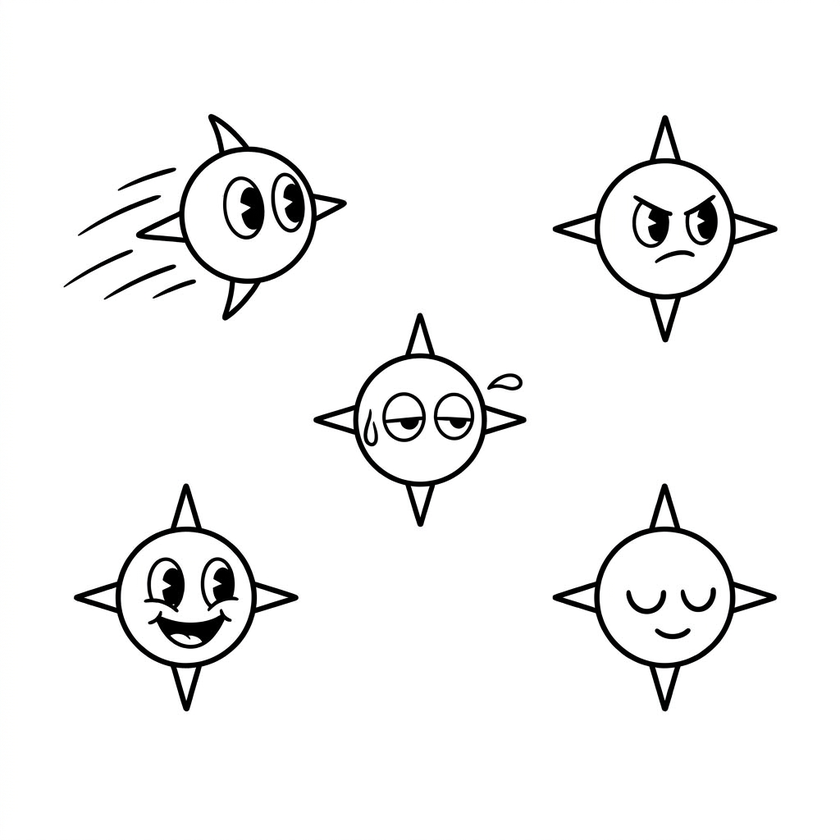
#> input picture dibujos/fotones.png, 840 x 840 px, shrunk from 1024 x 1024 before the run
$ python erase_lines.py ../dibujos/fotones.png ../dibujos/carta.png 5
#> lines starting #> are read from the running program, lines starting #| are printed output that depends on the picture; after the words box and inside, x2 and y2 are one past the last pixel; in counts of white or black regions, pixels touching at a corner belong together
"""Paints out the long horizontal ground lines some sprite sheets draw under each figure, before cutting.

    python web/tools/erase_lines.py <sheet.jpg> <clean.png> [min_run_px]
"""
import sys
import numpy as np
from PIL import Image
src, dst = sys.argv[1], sys.argv[2]
minrun = int(sys.argv[3]) if len(sys.argv) > 3 else 230
a = np.array(Image.open(src).convert("RGB"))
#> a is the input picture: shape (840, 840, 3); mean R, G, B 243.8, 243.8, 243.8
g = a.mean(axis=2)
dark = g < 140
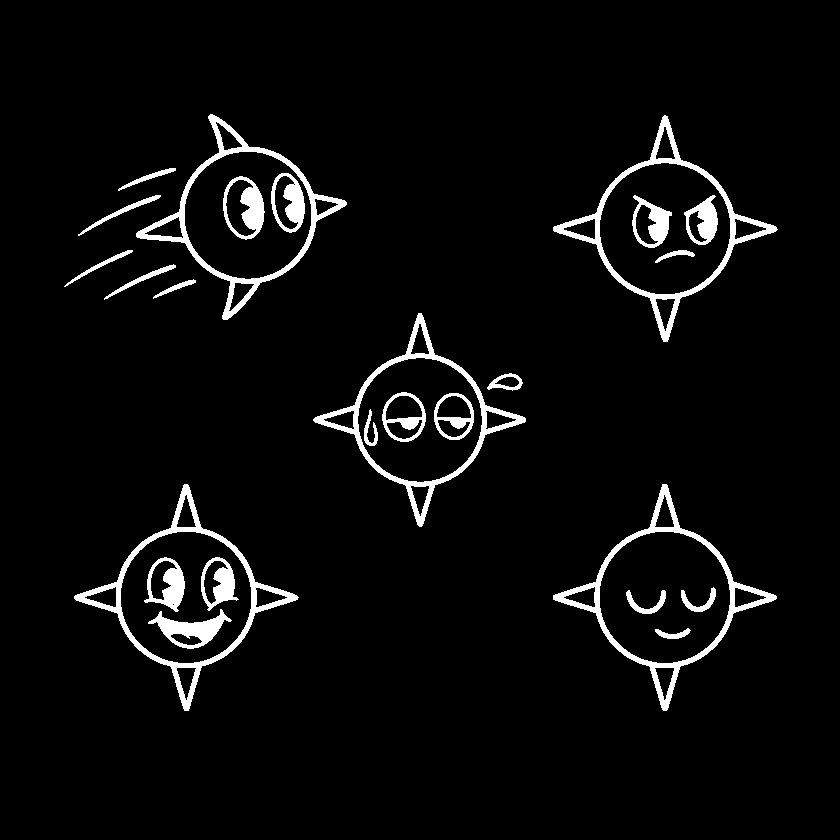
#> dark: shape (840, 840) bool; 4.5% white; 25 white regions, largest, box (x1, y1, x2, y2) and area: (553, 484, 777, 711) 4111, (74, 484, 299, 711) 4106, (553, 115, 778, 342) 4069
n = 0
for y in range(a.shape[0]):
    row = dark[y]
    x = 0
    W = row.size
    while x < W:
        if row[x]:
            x0 = x
            while x < W and row[x]:
                x += 1
            if x - x0 >= minrun:
                a[y, x0:x] = 255
                n += 1
        else:
            x += 1
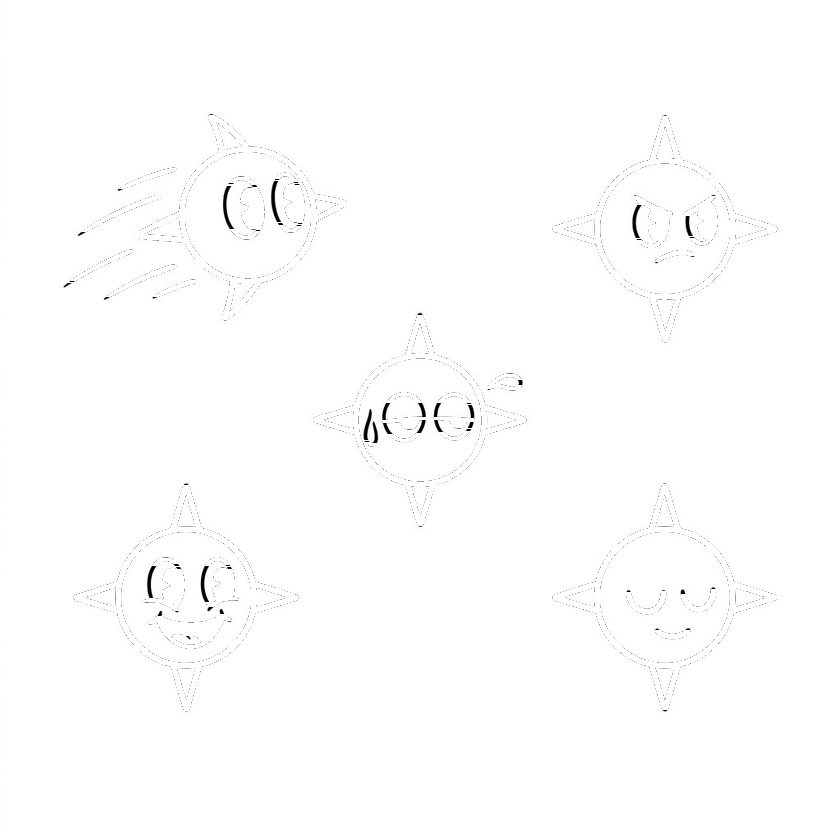
#> a: shape (840, 840, 3); 4.23% of pixels changed, all inside (x1, y1, x2, y2) = (68, 115, 778, 711)
#> after the loop, n = 3019
Image.fromarray(a).save(dst)
print("runs erased:", n)
#| runs erased: 3019

$ run again, on dibujos/espejo_cara.png
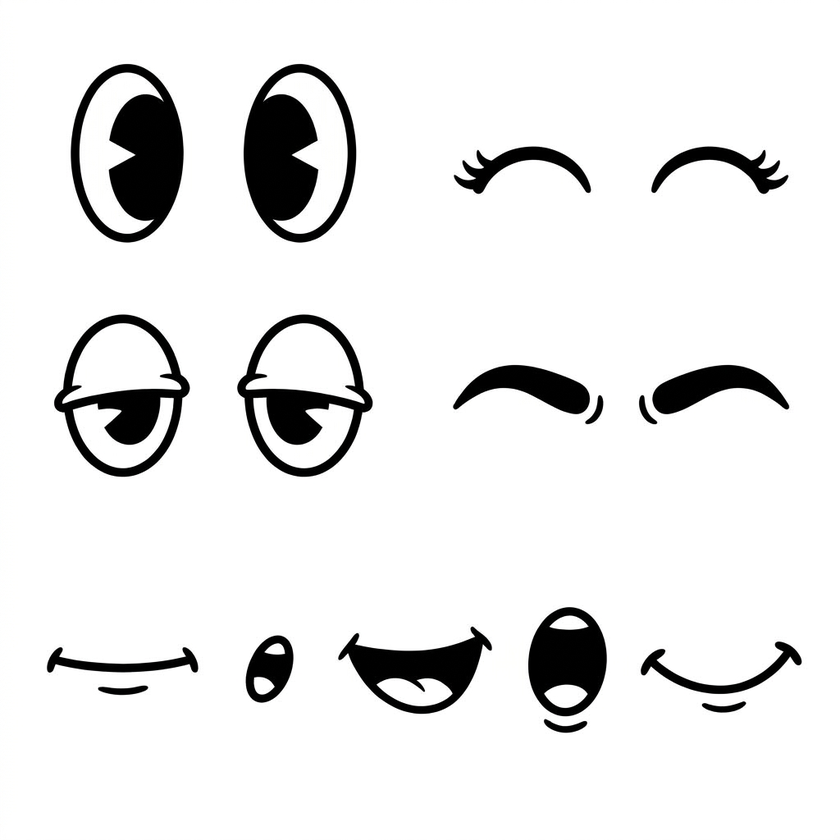
#> input picture dibujos/espejo_cara.png, 840 x 840 px, shrunk from 1024 x 1024 before the run
#> a is the input picture: shape (840, 840, 3); mean R, G, B 232.4, 232.4, 232.4
#> `dark = g < 140`:
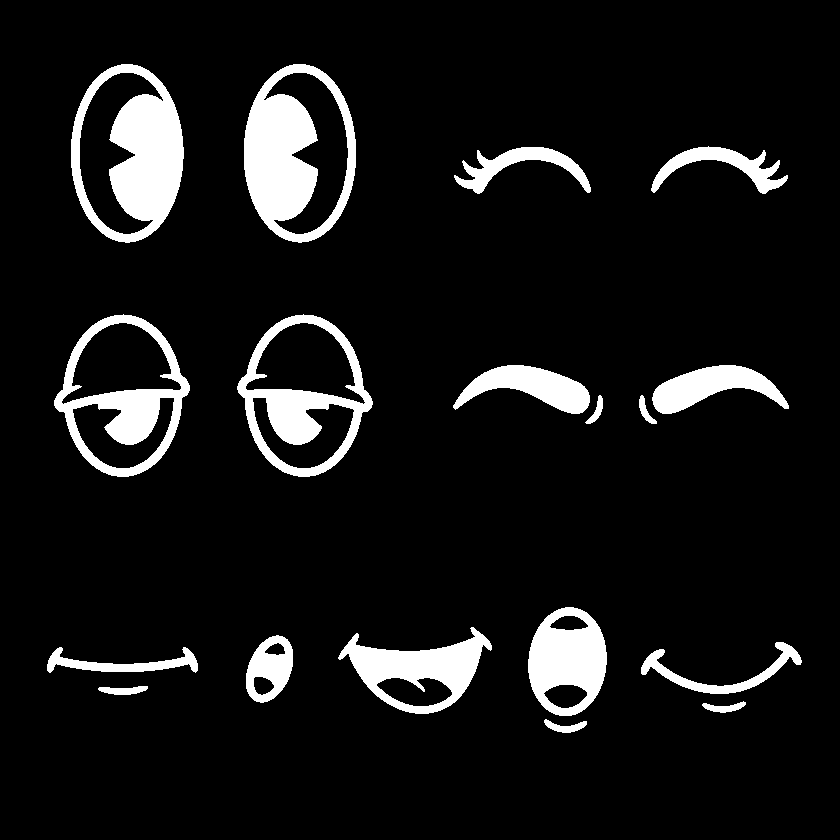
#> dark: shape (840, 840) bool; 8.9% white; 18 white regions, largest, box (x1, y1, x2, y2) and area: (71, 64, 184, 243) 10125, (244, 64, 356, 243) 10103, (237, 314, 373, 477) 6846
#> after the loop `for y in range(a.shape[0]):`:
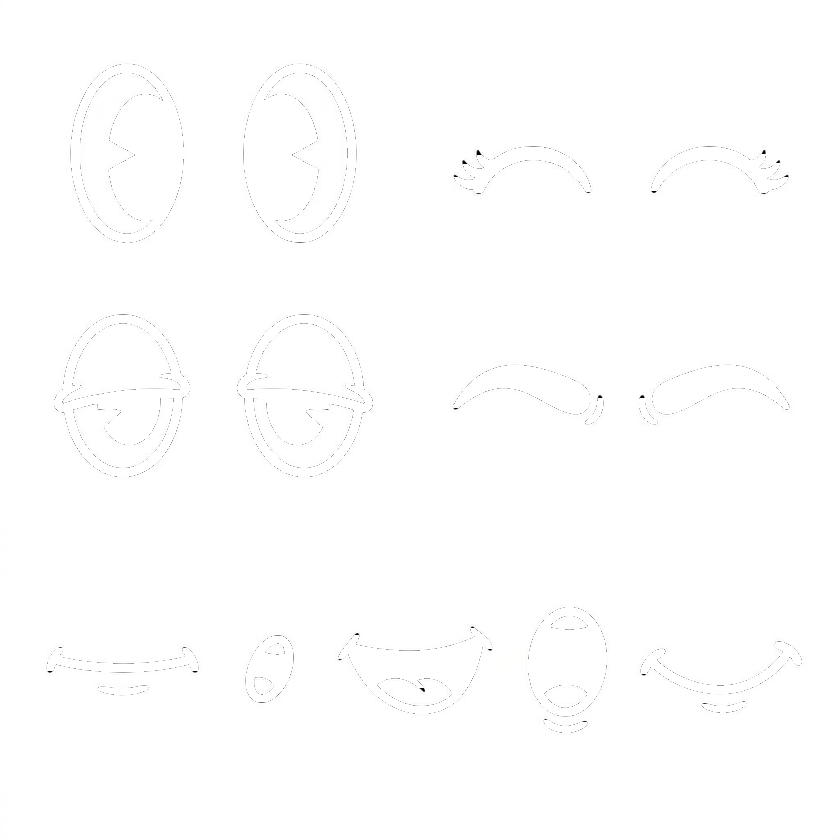
#> a: shape (840, 840, 3); 8.88% of pixels changed, all inside (x1, y1, x2, y2) = (47, 64, 802, 733)
#> after the loop `for y in range(a.shape[0]):`: n = 2369
#| runs erased: 2369

$ run again, on dibujos/observatorio.png
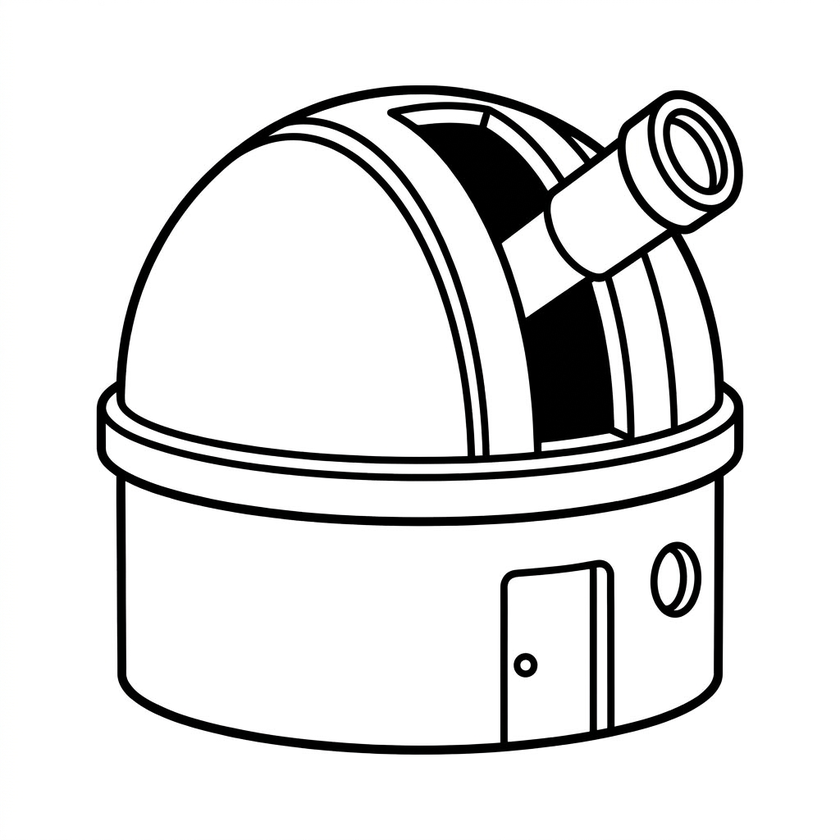
#> input picture dibujos/observatorio.png, 840 x 840 px, shrunk from 1024 x 1024 before the run
#> a is the input picture: shape (840, 840, 3); mean R, G, B 225.9, 226, 225.9
#> `dark = g < 140`:
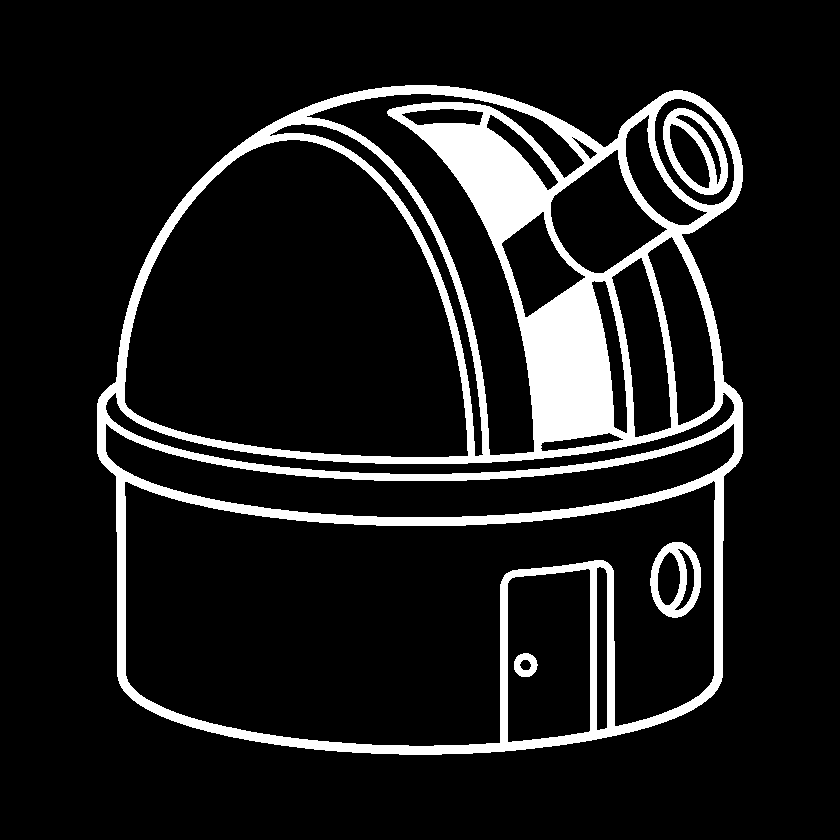
#> dark: shape (840, 840) bool; 11.5% white; 4 white regions, box (x1, y1, x2, y2) and area: (97, 85, 743, 755) 77022, (663, 108, 728, 195) 2155, (650, 542, 701, 618) 1786, (514, 653, 538, 677) 370
#> after the loop `for y in range(a.shape[0]):`:
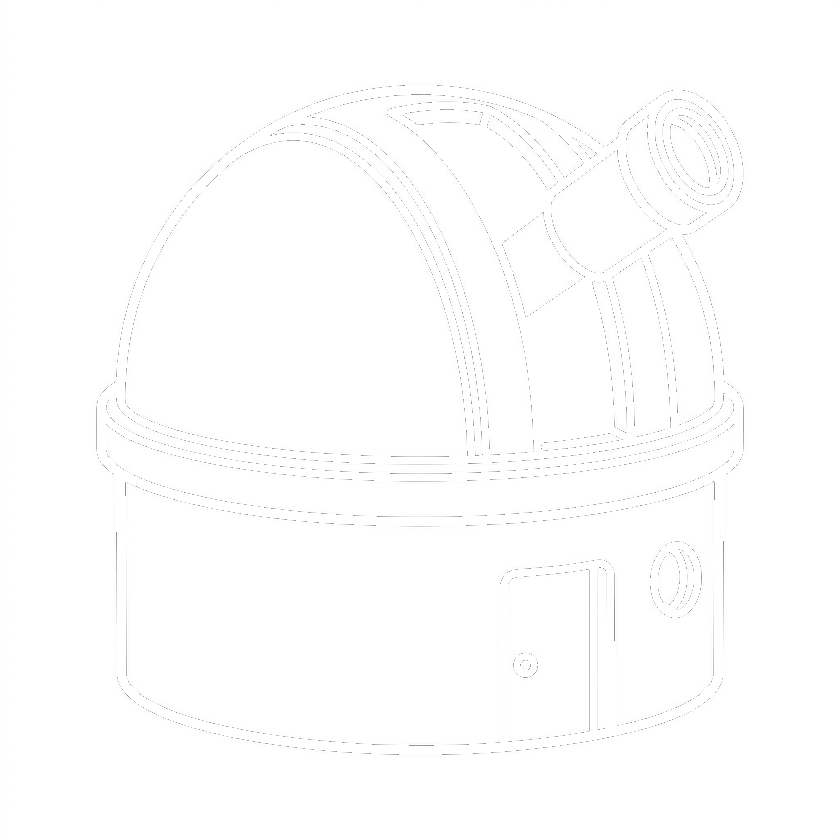
#> a: shape (840, 840, 3); 11.53% of pixels changed, all inside (x1, y1, x2, y2) = (97, 85, 743, 755)
#> after the loop `for y in range(a.shape[0]):`: n = 4470
#| runs erased: 4470

$ run again, on dibujos/rover_cuerpo_v2.png
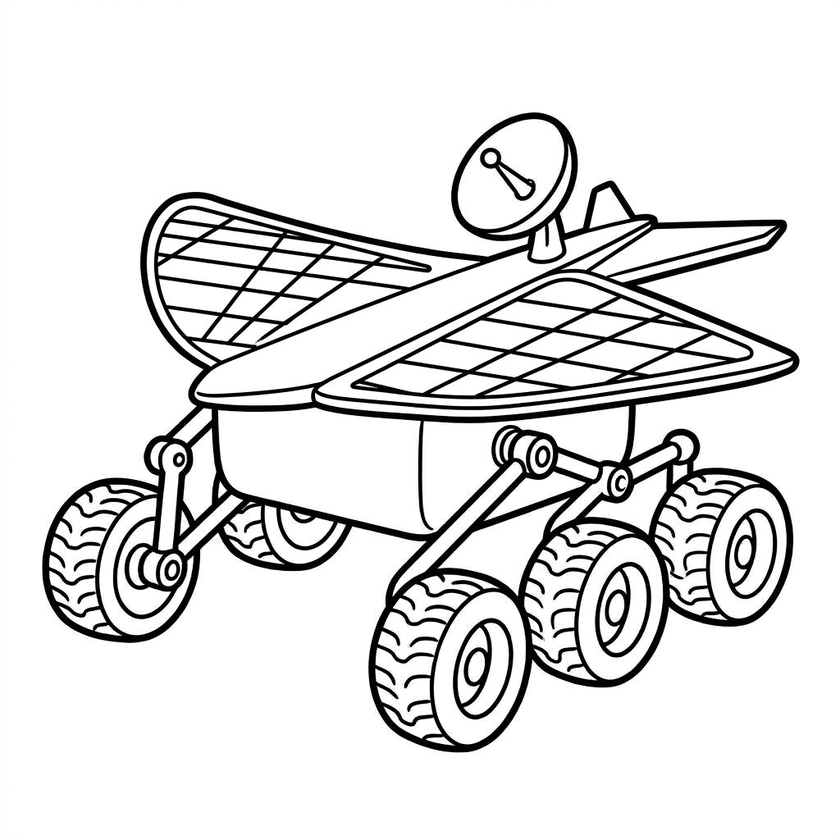
#> input picture dibujos/rover_cuerpo_v2.png, 840 x 840 px, shrunk from 1024 x 1024 before the run
#> a is the input picture: shape (840, 840, 3); mean R, G, B 225, 225, 225
#> `dark = g < 140`:
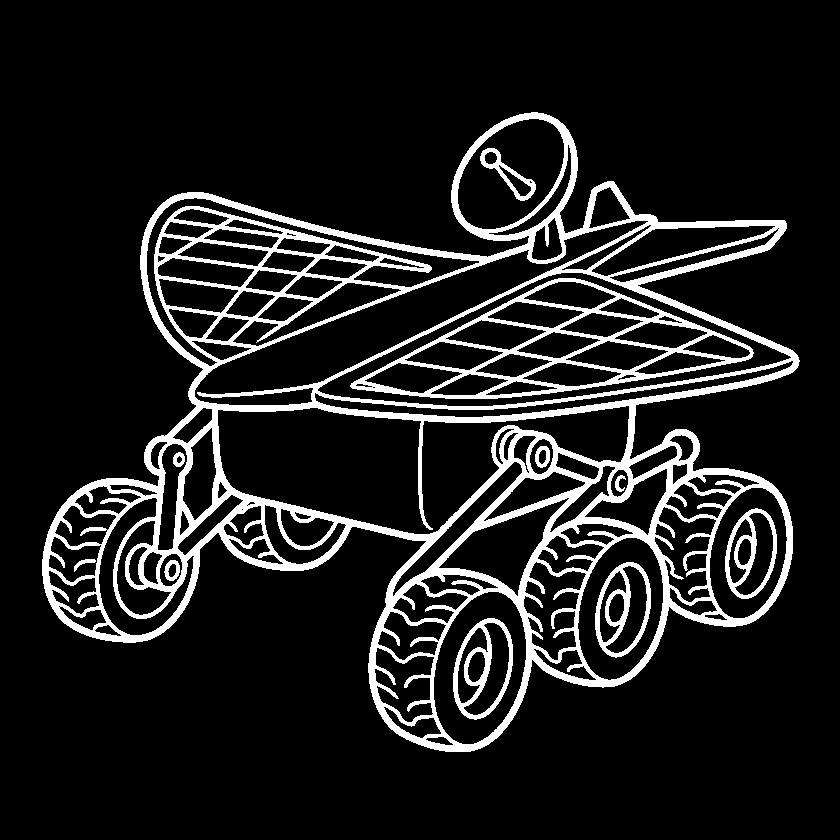
#> dark: shape (840, 840) bool; 12% white; 11 white regions, largest, box (x1, y1, x2, y2) and area: (42, 112, 800, 752) 69914, (350, 278, 754, 399) 8315, (453, 618, 513, 720) 1845
#> after the loop `for y in range(a.shape[0]):`:
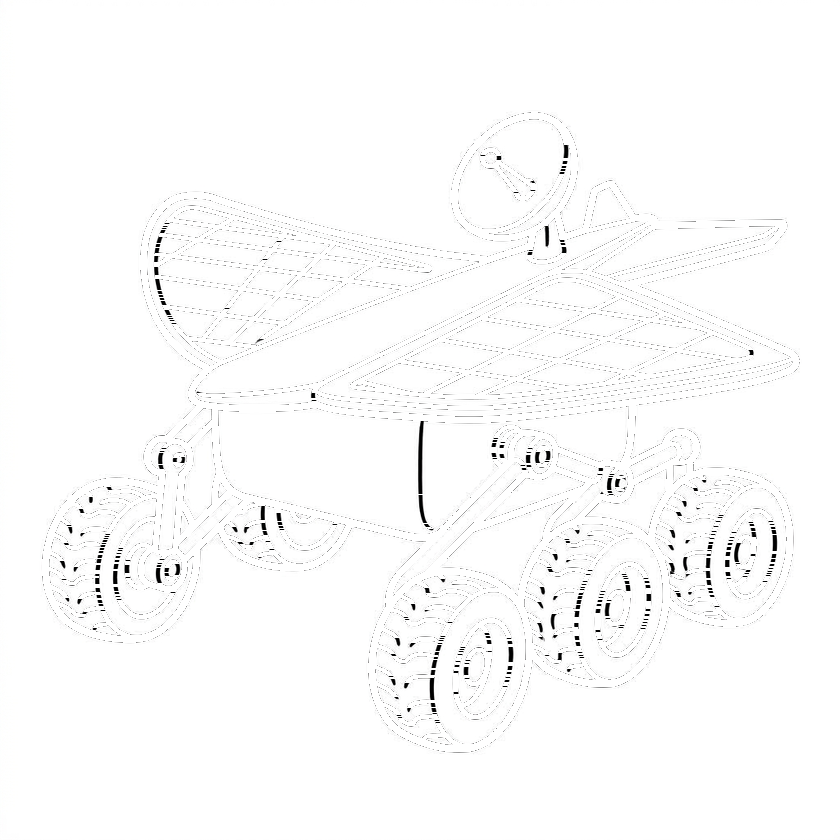
#> a: shape (840, 840, 3); 11.34% of pixels changed, all inside (x1, y1, x2, y2) = (42, 112, 800, 752)
#> after the loop `for y in range(a.shape[0]):`: n = 6788
#| runs erased: 6788
